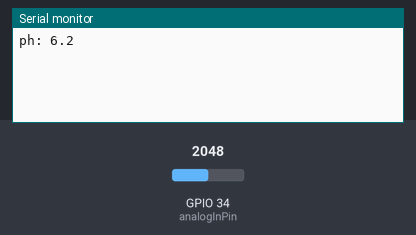
The sketch below on a simulated ESP32. Parts: the last lines printed to the serial monitor. The test bench sets the inputs (shaded band); at power-on: GPIO 34 (analogInPin) = 2048.

Above: at 1.2 s.
1.3 s: GPIO 34 (analogInPin) set to 2866
At 2.6 s:
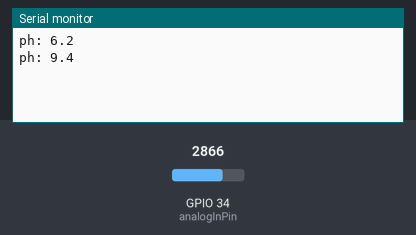
2.8 s: GPIO 34 (analogInPin) set to 3603
At 4.1 s:
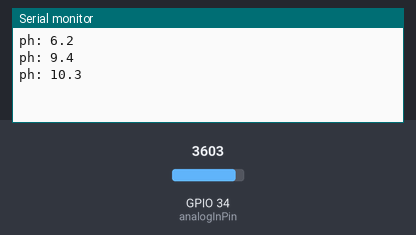
Timing chart, 0 to 5.8 s (numbered marks = the images above; inputs shaded):
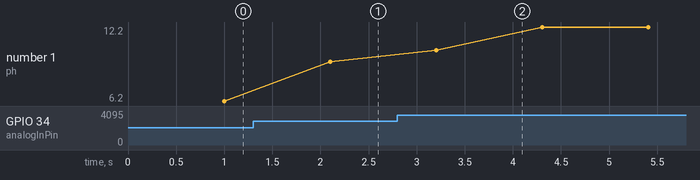

Measured:
- after the input at 1.3 s, the serial monitor: prints a new line after 0.80 s (image 1)
- after the input at 2.8 s, the serial monitor: prints a new line after 0.40 s (image 2)
- plotted number 1: 6.2 → 9.4 after the input at 1.3 s, 9.4 → 12.2 after the input at 2.8 s

The sketch:

pH1.ino
```cpp
#include<Arduino.h>

const int analogInPin = 34;
int sensorValue = 0;
unsigned long int avgValue;
float b;
int buf[10], temp=0;

void setup() {
    Serial.begin(115200);
}

void loop() {
    // Read 10 samples from the pH sensor
    for(int i = 0; i < 10; i++) {
        buf[i] = analogRead(analogInPin);
        delay(100); // Delay between readings
    }

    // Sort readings to remove outliers
    for(int i = 0; i < 9; i++) {
        for(int j = i + 1; j < 10; j++) {
            if(buf[i] > buf[j]) {
                temp = buf[i];
                buf[i] = buf[j];
                buf[j] = temp;
            }
        }
    }

    // Calculate the average of the middle 8 sorted readings
    avgValue = 0;
    for(int i = 2; i < 8; i++) {
        avgValue += buf[i];
    }

    // Convert the average value to voltage
    float sensorpH = ((float)avgValue * 3.30 / 4095 );
    float actualpH = ((0.795*sensorpH)-1.63);


Serial.print("ph: ");
    Serial.println(actualpH,1);


    delay(100); // Wait for 1 second before next reading
}
```
